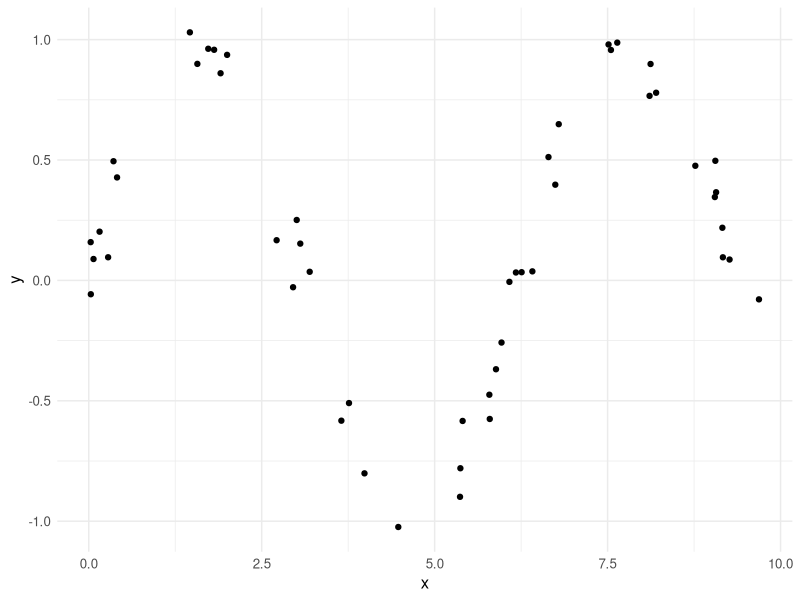
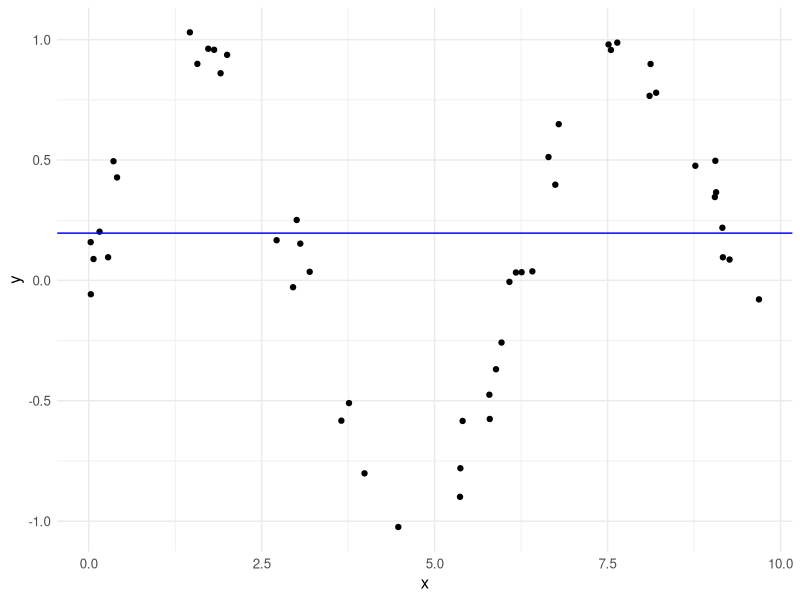

The R source for these figures, in order: (Note: this script raises an error after producing the figures.)
# ------------------------------------------------------------------------------
# FIG: TREE-BASED GRADIENT BOOSTING ANIMATION
# ------------------------------------------------------------------------------

# Purpose: visualize tree-based gb with running animation

library(rpart)
library(gridExtra)
library(ggplot2)
library(knitr)
library(data.table)

# DATA -------------------------------------------------------------------------

set.seed(122L)
n <- 50L
x <- sort(10L * runif(n))
X <- data.frame(x_1 = x)
set.seed(122L)
y <- sin(x) + rnorm(length(x), mean = 0L, sd = sqrt(0.01))

# FUNCTIONS --------------------------------------------------------------------

# Define function that conducts animation for increasing m

anim <- function(X, 
                 y, 
                 n_baselearners, 
                 minsplit = 3L, 
                 demo = FALSE, 
                 data_all_iterations = TRUE) {
  
  # Initialize values
  
  n <- length(y)
  x_1 <- X[, 1L]
  
  intercept <- mean(y)
  
  models <- vector("list", n_baselearners)
  betas <- numeric(n_baselearners)
  if(data_all_iterations) traces <- vector("list", n_baselearners)
  
  # Define predictive function
  
  predict_additive <- function(m) {
    
    if (m == 0L) return(rep(intercept, n))
    
    p <- sapply(seq_len(m), function(i) predict(models[[i]], newdata = X))
    p %*% betas[seq_len(m)] + intercept
    
  }
  
  # Define loss function
  
  compute_loss <- function(y_hat) (y - y_hat)
  
  # Define line search (actually unnecessary and stupid for L2 loss...)
  
  conduct_line_search <- function(y_hat, r_hat) {
    
    objective <- function(beta) crossprod(y - (y_hat + beta * r_hat))
    opt <- optimize(objective, interval = c(0L, 10000L))
    
    if (demo) print(opt)
    
    opt$minimum
    
  }

  # Iterate
  
  for (m in seq_len(n_baselearners)) {
    
    if (demo) messagef("Iteration: %i", m)
    
    # Compute pseudo-residuals
    
    y_hat <- predict_additive(m - 1L)
    r <- compute_loss(y_hat)
    
    # Fit model to pseudo-residuals
    
    r_data <- data.frame(X, r = r)
    
    model <- rpart::rpart(
      r ~ ., 
      data = r_data, 
      maxdepth = 1L, 
      minsplit = minsplit, 
      minbucket = minsplit, 
      xval = 0L)
    
    models[[m]] <- model
    r_hat <- predict(model, newdata = X)
    
    trace <- data.frame(
      x_1 = x_1, y = y, y_hat = y_hat, r = r, r_hat = r_hat)
    
    if (demo) print(trace)
    if (data_all_iterations) traces[[m]] <- trace
    
    beta <- conduct_line_search(y_hat, r_hat)
    betas[[m]] <- beta
    
    if (demo) plot_model(j - 1L, y_hat, r, r_hat, beta)
    if (demo) pause()
    
  }
  
  output <- list(models = models, betas = betas, intercept = intercept)
  if (data_all_iterations) {
    output <- append(output, list(traces))
    names(output)[4L] <- "traces"}
  
  output

}

# Define function that plots data + model and residuals + b^m side by side

plot_model <- function(m, x, y_hat, r, r_hat, beta) {
  
  d <- c(0L, (x[-1L] - x[-length(x)]) / 2L, 0L)
  
  x_grid <- rbind(
    x - d[seq_len(length(x))], 
    x + d[seq_len(length(x)) + 1L])
  
  y_hat_grid <- rep(y_hat, each = 2L)
  r_hat_grid <- rep(r_hat, each = 2L)
  
  p_1 <- ggplot2::ggplot() +
    ggplot2::geom_point(aes(x = x, y = y)) +
    ggplot2::geom_step(aes(x = x_grid, y = y_hat_grid), col = "blue") +
    ggplot2::xlab("x") +
    ggplot2::ggtitle(
      label = NULL , 
      subtitle = sprintf("m = %i: data and model ", m)) +
    ggplot2::theme_minimal() +
    ggplot2::theme(text = ggplot2::element_text(16L))
  
  p_2 <- ggplot2::ggplot() +
    ggplot2::geom_point(aes(x = x, y = r)) +
    ggplot2::geom_step(aes(x = x_grid, y = r_hat_grid), col = "blue") +
    ggplot2::ggtitle(
      label = NULL , 
      subtitle = expression(r^{"[m]"} ~ "and" ~ beta * b^{"[m]"})) +
    ggplot2::ylim(c(-1L, 1L)) +
    ggplot2::theme_minimal() +
    ggplot2::theme(text = ggplot2::element_text(16L))
  
  gridExtra::grid.arrange(p_1, p_2, nrow = 1L)
  
}

# PLOTS ------------------------------------------------------------------------

# Plot data & initial constant model

p_1 <- ggplot2::ggplot() + 
  ggplot2::geom_point(aes(x = x, y = y)) +
  ggplot2::theme_minimal() +
  ggplot2::theme(text = element_text(size = 12L))

p_2 <- p_1 +
  ggplot2::geom_hline(aes(yintercept = mean(y)), col = "blue")

ggplot2::ggsave("../figure/gbm_anim_data.png", p_1, width = 4L, height = 3.4)
ggplot2::ggsave("../figure/gbm_anim_init.png", p_2, width = 4L, height = 3.4)

# Run animation

z <- anim(X = X, y = y, n_baselearners = 100L)

for (iteration in c(seq_len(6L), 51L)) {
  
  options(warnings = -1L)
  
  assign(
    sprintf("p_%i", iteration), 
    plot_model(
      iteration - 1L,
      x = x,
      y_hat = z$traces[[iteration]]$y_hat, 
      r = z$traces[[iteration]]$r,
      r_hat = z$traces[[iteration]]$r_hat,
      beta = z$betas[[iteration]]))
  
  ggplot2::ggsave(
    sprintf("../figure/gbm_anim_%02i.png", iteration), 
    get(sprintf("p_%i", iteration)), 
    height = 4L, 
    width = 6.2L)
  
}

# TABLES -----------------------------------------------------------------------

data <- data.table::data.table(
  x = x, 
  y = y, 
  f_hat = mean(y),
  r = z$traces[[1]]$r,
  b_hat = z$traces[[1]]$r_hat)
data[, names(data) := lapply(.SD, round, digits = 2L), .SDcols = names(data)]
data.table::setkey(data, x)
data[, row_id := .I]
data.table::setcolorder(data, "row_id")
data

knitr::kable(data[c(1L:3L, nrow(data)), .(x, y, f_hat)], format = "latex")
knitr::kable(data[c(1L:3L, nrow(data))], format = "latex")
